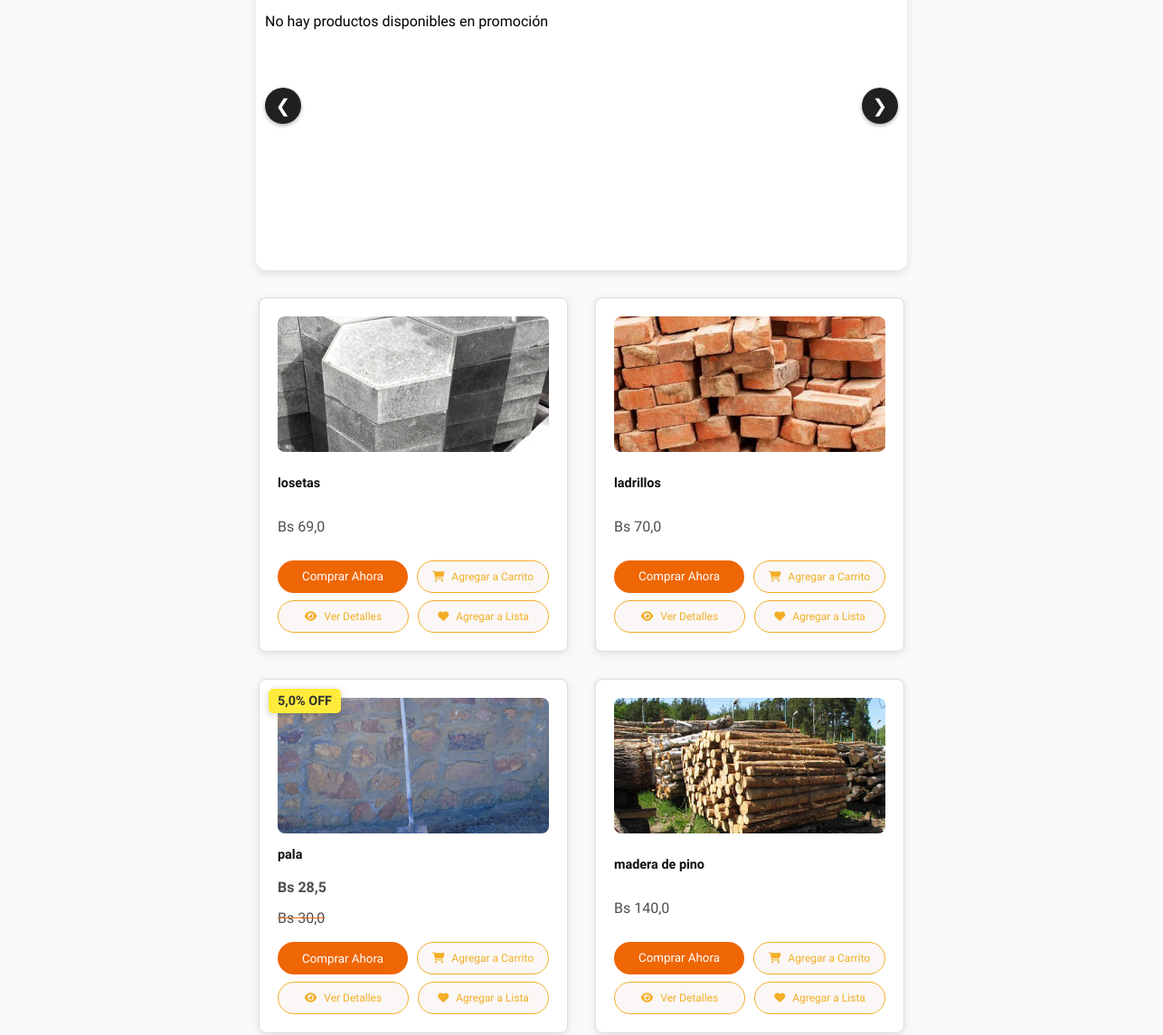
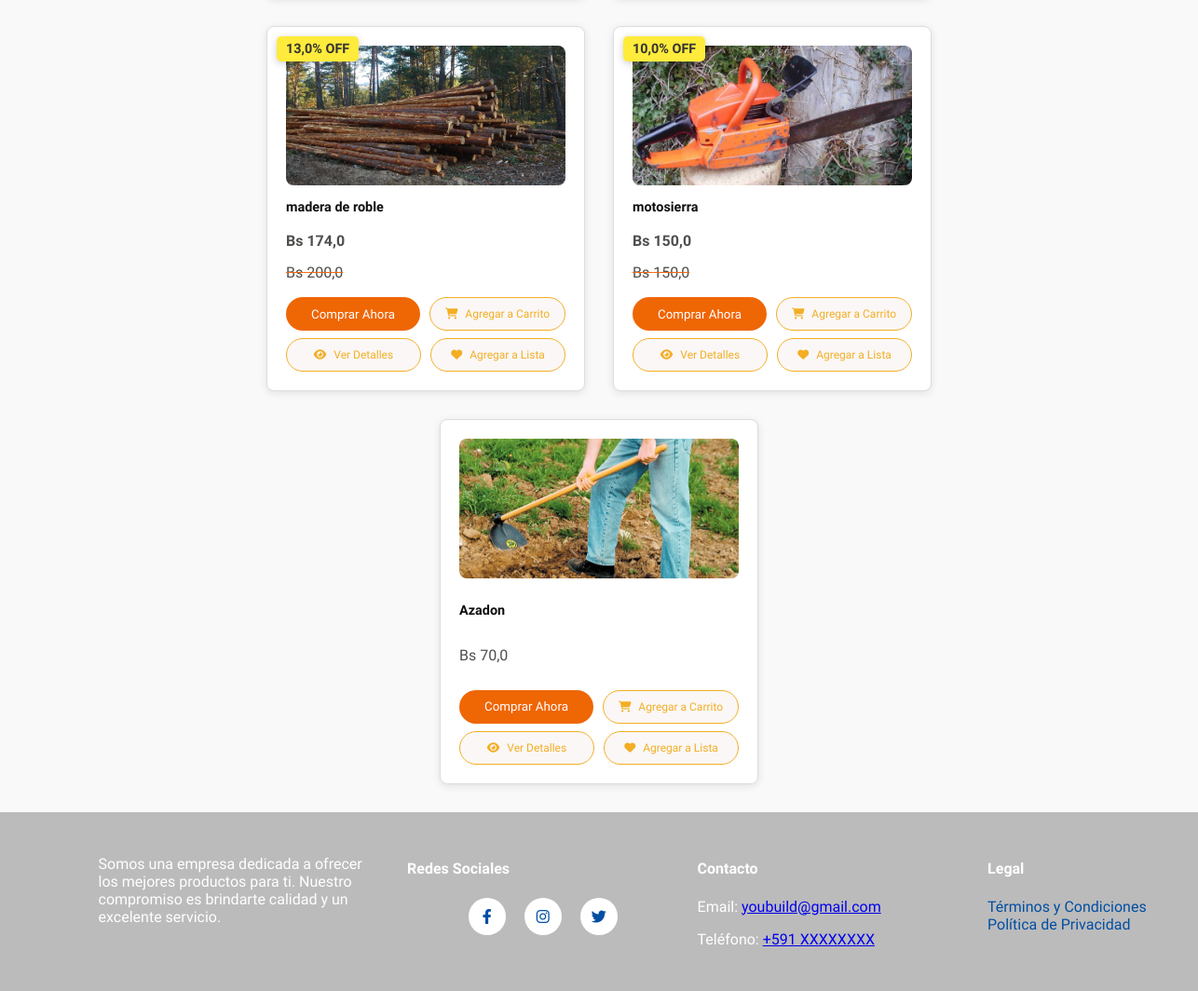
Page /buscar/ (signed in, lower part) on the earlier database version (2 pictures, top to bottom).
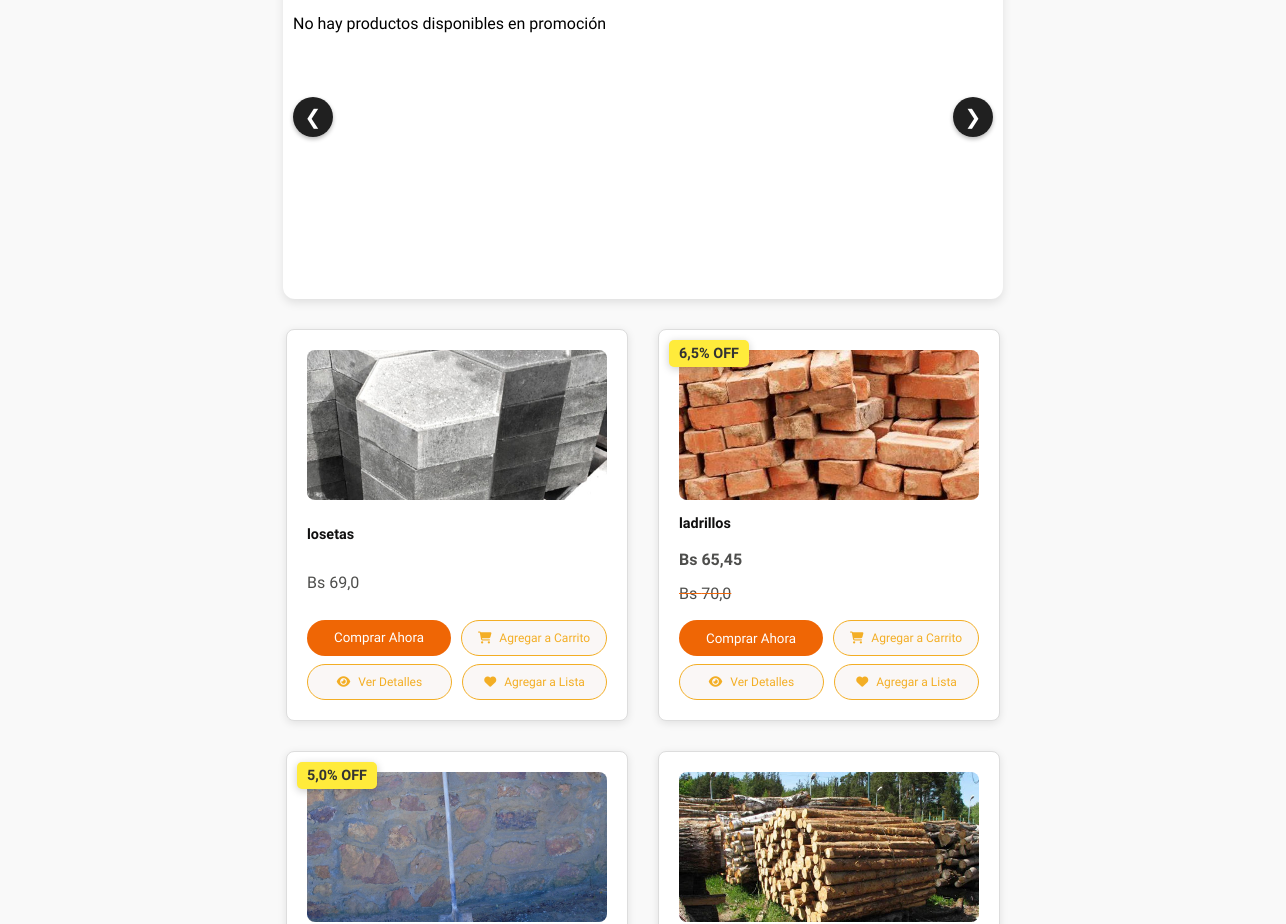
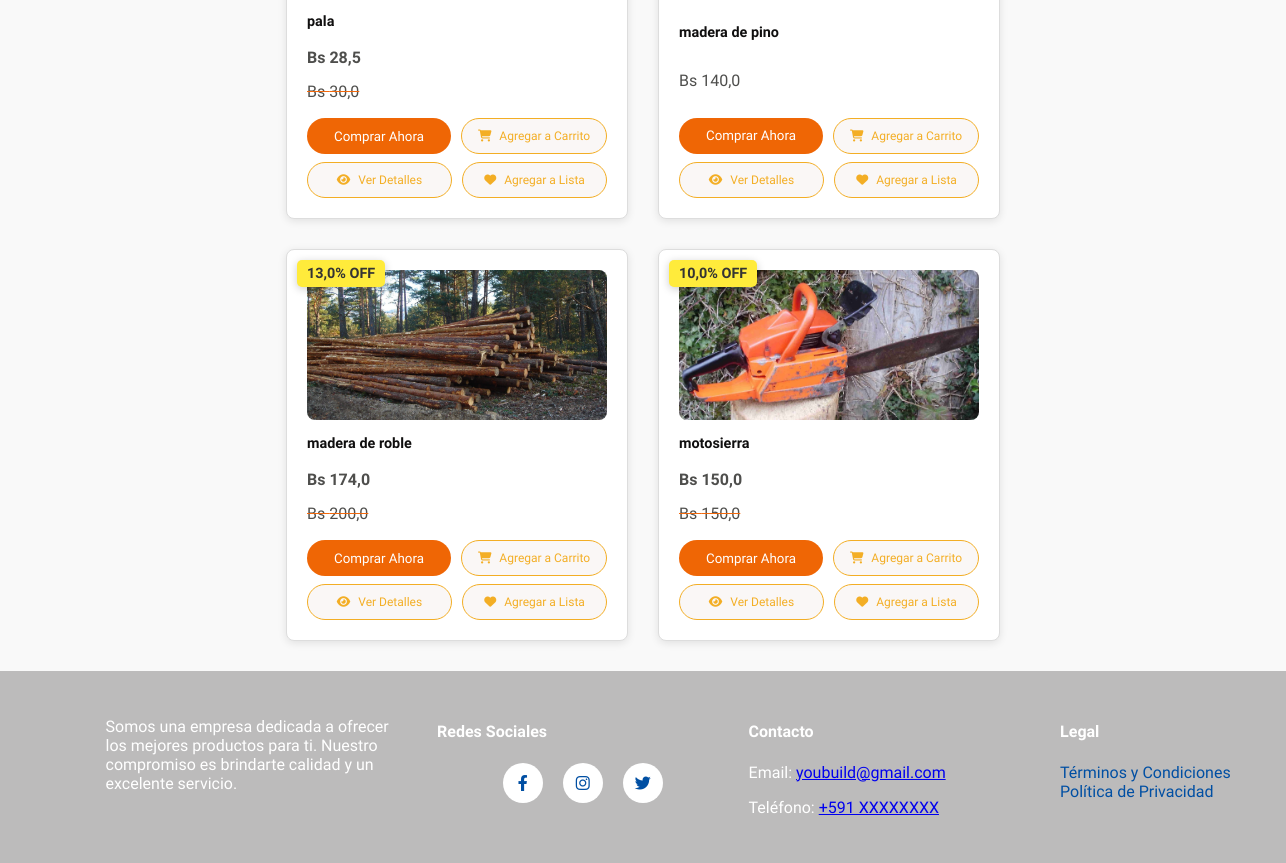
Same page on the later database version (2 pictures, top to bottom).
### sistema/models.py (models this page shows, shortened)
class ProductoDb(models.Model):
    ESTADO_CHOICES = [
        ('disponible', 'Disponible'),
        ('promocion', 'En Promoción'),
        ('vendido', 'Vendido'),
    ]
    nombre = models.CharField(max_length=50, verbose_name="Nombre")
    detalle = models.TextField(max_length=500, verbose_name="Detalle")
    precio = models.FloatField(verbose_name="Precio", validators=[MinValueValidator(0.0), MaxValueValidator(99999.9)])
    descuento = models.FloatField(default=0.0, validators=[MinValueValidator(0.0), MaxValueValidator(100.0)], verbose_name="Descuento (%)")
    estado = models.CharField(max_length=10, choices=ESTADO_CHOICES, default='disponible', verbose_name="Estado del Producto")
    fecha_inicio_promocion = models.DateTimeField(null=True, blank=True, verbose_name="Inicio de Promoción")
    fecha_fin_promocion = models.DateTimeField(null=True, blank=True, verbose_name="Fin de Promoción")
    disponible = models.BooleanField(default=True, verbose_name="Disponible para la venta")  # Para activar o desactivar el producto manualmente
    categoria_fk = models.ForeignKey(CategoriaDb, on_delete=models.CASCADE, null=True, blank=True)
    usuario_fk = models.ForeignKey(UsuarioDB, on_delete=models.CASCADE, null=True, blank=True)
    municipio_fk = models.ForeignKey(MunicipioDB, on_delete=models.CASCADE, null=True, blank=True, verbose_name="Municipio")
    direccion_1 = models.CharField(max_length=255, verbose_name="Dirección 1", null=True, blank=True)
    visitas = models.PositiveIntegerField(default=0, verbose_name="Visitas")
    cantidad = models.IntegerField(default=1)
    class Meta:
        db_table = "productos"
        verbose_name = "Producto"
        verbose_name_plural = "Productos"
    def precio_final(self):
        if self.esta_en_promocion():
            return self.precio * (1 - self.descuento / 100)
        return self.precio
    def esta_en_promocion(self):
        ahora = timezone.now()
        return (
            self.estado == 'promocion' and
            self.fecha_inicio_promocion and
            self.fecha_fin_promocion and
            self.fecha_inicio_promocion <= ahora <= self.fecha_fin_promocion
        )

class ImagenProductoDB(models.Model):
    producto_fk = models.ForeignKey(ProductoDb, on_delete=models.CASCADE, related_name="imagenes")
    imagen = models.ImageField(upload_to="productos", null=True)
    class Meta:
        verbose_name = "Imagen"
        verbose_name_plural = "Imágenes"

### sistema/views.py (the view)
# urls.py: path('buscar/', buscar_view, name='buscar'),
def buscar_view(request):
    q = request.GET.get('q', '')
    productos = ProductoDb.objects.filter(nombre__icontains=q)
    categorias = CategoriaDb.objects.all()
    favoritos_ids = []
    pag = 'index.html'
    if request.user.is_authenticated:
        pag = 'home.html'
        favoritos_ids = ListaFavoritosDB.objects.filter(usuario=request.user.usuariodb).values_list('producto_id', flat=True)
        print("Productos en favoritos:", list(favoritos_ids))
    request.session['productos_busqueda'] = [producto.id for producto in productos]
    return render(request, pag, {'producto': productos, 'categorias': categorias, "favoritos_ids": favoritos_ids,})

### sistema/context_processors.py (called while the page is built)
def cart_count(request):
    if request.user.is_authenticated:  # Only fetch the cart count for logged-in users
        try:
            usuario = request.user.usuariodb
            cart_count = CarritoProductoDB.objects.filter(carrito_fk__usuario_fk=usuario).aggregate(
                total_quantity=Sum('cantidad')
            )['total_quantity'] or 0
        except UsuarioDB.DoesNotExist:
            cart_count = 0
    else:
        cart_count = 0
    return {'cart_count': cart_count}

def user_profile(request):
    if request.user.is_authenticated:
        return {"usuario": request.user.usuariodb}
    return {}

### sistema/templates/home.html (shortened to what this page needs)
<!DOCTYPE html>
{% extends 'layoutReg.html' %}
{% load static %}
{% block extra_styles %}
<link rel="stylesheet" href="{% static 'resultadosVacios.css' %}" />
<link rel="stylesheet" href="{% static 'style.css' %}" />
<link rel="stylesheet" href="{% static 'listaProduct.css' %}" />
<link rel="stylesheet" href="{% static 'filtros.css' %}" />
<link rel="stylesheet" href="{% static 'Categorias.css' %}" />
<link rel="stylesheet" href="{% static 'CarruselOfert.css' %}" />
{% endblock %}
{% block content %}
<main>
  <div class="super-offers-carousel">
    <div class="super-offers-content">
        <button class="super-offers-btn super-offers-left-btn">&#10094;</button>
        {% if productos_oferta %}
            {% for producto in productos_oferta %}
                {% if producto.estado == "promocion" %}
                    <div class="super-offers-item">
                        {% if producto.imagenes.exists %}
                            <img src="{{ producto.imagenes.first.imagen.url }}" alt="{{ producto.nombre }}">
                        {% else %}
                            <img src="{% static 'path/to/default_image.jpg' %}" alt="{{ producto.nombre }}">
                        {% endif %}
                        <div class="super-offers-details">
                            <h3>{{ producto.nombre }}</h3>
                            <p class="super-offers-original-price">Bs {{ producto.precio }}</p>
                            <p class="super-offers-discounted-price">Bs {{ producto.precio_final }}</p>
                            <p class="super-offers-discount-rate">{{ producto.descuento }} % OFF</p>
                            <button class="super-offers-details-btn">Ver Detalles</button>
                        </div>
                    </div>
                {% endif %}
            {% endfor %}
        {% else %}
            <div class="super-offers-no-products">
                <p>No hay productos disponibles en promoción</p>
            </div>
        {% endif %}
        <button class="super-offers-btn super-offers-right-btn">&#10095;</button>
    </div>
  </div>
  <div class="products-container">
    {% for producto in producto %}
    <div class="product">
      {% if producto.estado == "promocion" %}
      <div class="discount-badge">{{ producto.descuento }}% OFF</div>
      {% endif %}
      <img src="{{ producto.imagenes.first.imagen.url }}" alt="{{ producto.nombre }}" />
      <h3>{{ producto.nombre }}</h3>
      {% if producto.estado == "promocion" %}
        <p class="discounted-price">Bs {{ producto.precio_final }}</p>
        <p class="original-price">Bs {{ producto.precio }}</p>
      {% else %}
        <p>Bs {{ producto.precio }}</p>
      {% endif %}
      <div class="buttons-container">
        <div class="button-row">
          <button class="btn buy-now">Comprar Ahora</button>
          <button class="btn add-to-cart" onclick="agregarAlCarrito({{ producto.id }})">
            <i class="fas fa-shopping-cart"></i> Agregar a Carrito
          </button>
        </div>
        <div class="button-row">
          <button class="btn add-to-view" onclick="verDetalles({{ producto.id }})">
            <i class="fas fa-eye"></i> Ver Detalles
          </button>
          <button
            class="btn add-to-list"
            onclick="agregarAFavoritos({{ producto.id }})"
            id="favorito-btn-{{ producto.id }}">
            <i class="fas fa-heart"></i>
            {% if producto.id in favoritos_ids %}
              En Favoritos
            {% else %}
              Agregar a Lista
            {% endif %}
          </button>
        </div>
      </div>
    </div>
    {% endfor %}
  </div>
</main>
{% endblock %}

Differences in the rows shown:
removed ProductoDb: imagenes.first.imagen (picture), nombre "Azadon", precio "70,0", shows "Agregar a Lista"
changed ProductoDb "ladrillos": estado "disponible" → "promocion" (drawn); descuento (not shown) → "6,5"; precio_final (not shown) → "65,45"
